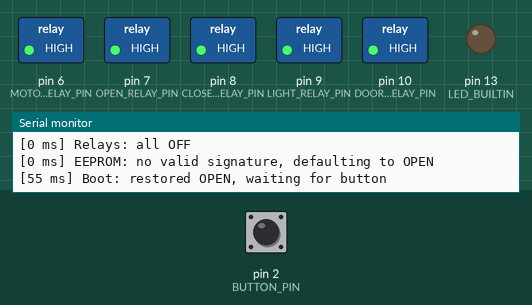
Simulated run of this sketch. Board: Arduino Uno, built with avr-gcc and run on an emulated ATmega328P. Shown: switched loads named in the sketch (green lamp = pin HIGH), output pins drawn as LEDs (lit = HIGH), the last lines printed to the serial monitor. The inputs (shaded band) are chosen by the test bench; at power-on: pin 2 (BUTTON_PIN) HIGH. Sleep ends after the set time or at an interrupt; EEPROM starts erased.

Above: at 1.3 s.
1.4 s: pin 2 (BUTTON_PIN) pulled LOW for 0.15 s
At 2.9 s:
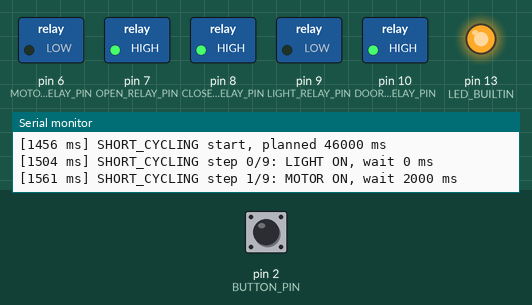
4.5 s: pin 2 (BUTTON_PIN) pulled LOW for 1 s
At 4.9 s:
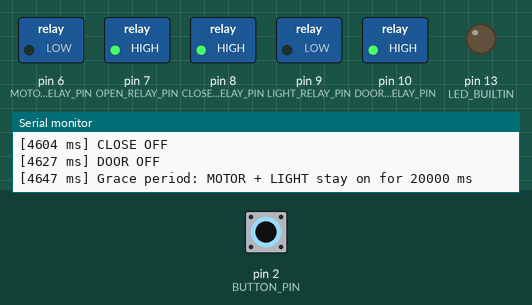
7.0 s: pin 2 (BUTTON_PIN) pulled LOW for 0.15 s
At 8.7 s:
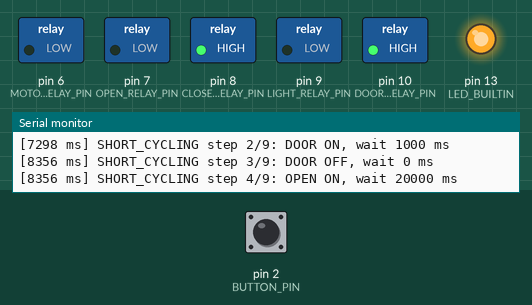
9.9 s: pin 2 (BUTTON_PIN) pulled LOW for 3.2 s
At 10.3 s:
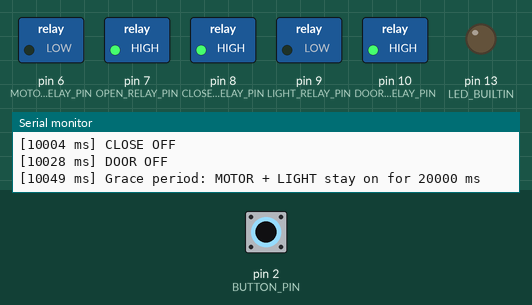
14.6 s: pin 2 (BUTTON_PIN) pulsed LOW 5 times (0.12 s each, 0.3 s apart)
At 15.7 s:
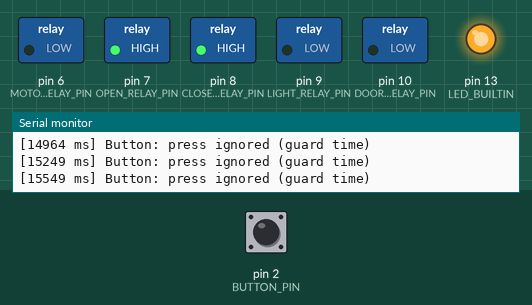
Timing chart, 0 to 37.4 s (numbered marks = the images above; inputs shaded):
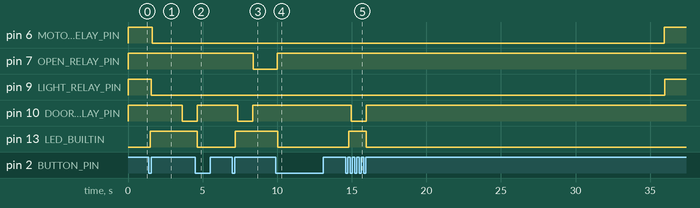

Measured:
- after the input at 1.4 s, pin 6 (MOTOR_RELAY_PIN): HIGH → LOW after 0.22 s; pin 9 (LIGHT_RELAY_PIN): HIGH → LOW after 0.16 s; pin 10 (DOOR_RELAY_PIN): HIGH → LOW after 2.2 s; pin 13 (LED_BUILTIN): LOW → HIGH after 0.10 s
- after the input at 4.5 s, pin 7 (OPEN_RELAY_PIN): stays HIGH (without the input it goes to LOW after 0.17 s); pin 13 (LED_BUILTIN): HIGH → LOW after 0.15 s
- after the input at 7.0 s, pin 7 (OPEN_RELAY_PIN): HIGH → LOW after 1.4 s; pin 10 (DOOR_RELAY_PIN): HIGH → LOW after 0.36 s, → HIGH 1.0 s later; pin 13 (LED_BUILTIN): LOW → HIGH after 0.18 s
- after the input at 9.9 s, pin 7 (OPEN_RELAY_PIN): LOW → HIGH after 0.10 s; pin 13 (LED_BUILTIN): HIGH → LOW after 0.15 s
- after the input at 14.6 s, pin 6 (MOTOR_RELAY_PIN): LOW → HIGH after 21.4 s instead of 15.4 s; pin 9 (LIGHT_RELAY_PIN): LOW → HIGH after 21.4 s instead of 15.5 s; pin 10 (DOOR_RELAY_PIN): HIGH → LOW after 0.36 s, → HIGH 0.99 s later; pin 13 (LED_BUILTIN): LOW → HIGH after 0.19 s, → LOW 1.2 s later

The sketch:

Portail47v2.ino
```cpp
/*
  Gate controller — Portail47v2

  States
    CLOSED          gate closed, everything off
    LONG_CYCLING    one continuous sequence: open, hold open (long), close
    SHORT_CYCLING   same sequence with a short hold: re-opens a gate left open, then closes it
    OPEN            gate stopped somewhere (aborted cycle, or restored after a power loss)

  Transitions
    CLOSED     --button-->          LONG_CYCLING
    OPEN       --button-->          SHORT_CYCLING
    *_CYCLING  --button-->          OPEN    (gate stops at once; MOTOR + LIGHT stay on for a grace period)
    *_CYCLING  --cycle complete-->  CLOSED

  EEPROM only ever holds OPEN or CLOSED: OPEN is written as soon as any cycle starts, CLOSED only
  when a cycle completes. Power-on restores that state and does nothing else.

  Button input: the ISR only timestamps a falling edge. The main loop accepts it as a press if the
  input is still LOW after BUTTON_DEBOUNCE_MS, and at least BUTTON_GUARD_MS after the last press.

  Every timing is in the ON-SITE TUNING block below. Relays are active LOW.
*/

#include <EEPROM.h>
#include <avr/sleep.h>

// ============================ ON-SITE TUNING ============================
// All durations in milliseconds.

// Button / RF input
const uint32_t BUTTON_DEBOUNCE_MS = 50;    // input must still be LOW this long after the falling edge
const uint32_t BUTTON_GUARD_MS    = 1000;  // presses closer than this to the last accepted one are ignored

// Cycle (order of use: see cycleSteps[])
const uint32_t T_MOTOR_SPINUP_MS    = 2000;   // motor running before anything moves
const uint32_t T_LATCH_PULSE_MS     = 1000;   // door latch held to release the gate
const uint32_t T_OPEN_TRAVEL_MS     = 20000;  // OPEN valve on: gate travelling open
const uint32_t T_HOLD_OPEN_LONG_MS  = 60000;  // gate held open, long cycle
const uint32_t T_HOLD_OPEN_SHORT_MS = 2000;   // gate held open, short cycle
const uint32_t T_CLOSE_TRAVEL_MS    = 20000;  // CLOSE valve on: gate travelling closed
const uint32_t T_CLOSE_SETTLE_MS    = 1000;   // after CLOSE valve off, before MOTOR and LIGHT go off

// Abort
const uint32_t T_ABORT_GRACE_MS     = 20000;  // MOTOR + LIGHT kept on after an abort, waiting for another press

// Safety: a cycle running longer than its planned length plus this margin triggers an emergency stop
const uint32_t CYCLE_WATCHDOG_MARGIN_MS = 30000;
// ========================================================================

// ----- Pins -----
#define MOTOR_RELAY_PIN 6
#define OPEN_RELAY_PIN  7
#define CLOSE_RELAY_PIN 8
#define LIGHT_RELAY_PIN 9
#define DOOR_RELAY_PIN  10

#define BUTTON_PIN 2       // RF receiver / push button, pulls the input to GND

#define RELAY_ON  LOW
#define RELAY_OFF HIGH

const long SERIAL_BAUD = 9600;

// ----- EEPROM layout -----
const uint8_t EEPROM_SIGNATURE = 0x48;   // was 0x47 with the old 4-state layout, which is now ignored
const int EEPROM_ADDR_SIG = 0;
const int EEPROM_ADDR_STATE = 1;

// ----- State machine -----
enum GateState : uint8_t {
  CLOSED = 0,
  OPEN = 1,
  LONG_CYCLING = 2,
  SHORT_CYCLING = 3
};

GateState gateState = CLOSED;

// ----- Button (shared with the ISR) -----
volatile bool buttonEdgePending = false;
volatile uint32_t buttonEdgeMs = 0;
uint32_t lastPressMs = 0;

// ----- Cycle definition -----
struct Step {
  uint8_t pin;
  uint8_t value;            // RELAY_ON / RELAY_OFF
  const uint32_t *waitMs;   // wait after this step before the next one
};

const uint32_t NO_WAIT = 0;
uint32_t cycleSpinupMs = 0;   // T_MOTOR_SPINUP_MS, or 0 when the motor is still running from an aborted cycle
uint32_t cycleHoldMs = 0;     // T_HOLD_OPEN_LONG_MS or T_HOLD_OPEN_SHORT_MS

// One cycle = open + hold + close. MOTOR and LIGHT stay on from the first steps to the last ones.
const Step cycleSteps[] = {
  { LIGHT_RELAY_PIN, RELAY_ON,  &NO_WAIT },
  { MOTOR_RELAY_PIN, RELAY_ON,  &cycleSpinupMs },
  { DOOR_RELAY_PIN,  RELAY_ON,  &T_LATCH_PULSE_MS },
  { DOOR_RELAY_PIN,  RELAY_OFF, &NO_WAIT },
  { OPEN_RELAY_PIN,  RELAY_ON,  &T_OPEN_TRAVEL_MS },
  { OPEN_RELAY_PIN,  RELAY_OFF, &cycleHoldMs },
  { CLOSE_RELAY_PIN, RELAY_ON,  &T_CLOSE_TRAVEL_MS },
  { CLOSE_RELAY_PIN, RELAY_OFF, &T_CLOSE_SETTLE_MS },
  { MOTOR_RELAY_PIN, RELAY_OFF, &NO_WAIT },
  { LIGHT_RELAY_PIN, RELAY_OFF, &NO_WAIT },
};
const int CYCLE_STEP_COUNT = sizeof(cycleSteps) / sizeof(Step);

// ----- Cycle runtime -----
int stepIndex = -1;           // -1 => no cycle running
uint32_t stepStartMs = 0;
uint32_t cycleStartMs = 0;
uint32_t cycleLimitMs = 0;    // watchdog limit for the running cycle

// ----- Abort grace period -----
bool graceActive = false;     // MOTOR + LIGHT still on after an abort
uint32_t graceStartMs = 0;

// ----- Logging helpers (strings kept in flash via F() to save RAM) -----
const __FlashStringHelper *stateName(GateState s) {
  switch (s) {
    case CLOSED:        return F("CLOSED");
    case OPEN:          return F("OPEN");
    case LONG_CYCLING:  return F("LONG_CYCLING");
    case SHORT_CYCLING: return F("SHORT_CYCLING");
  }
  return F("UNKNOWN");
}

const __FlashStringHelper *pinName(uint8_t pin) {
  switch (pin) {
    case MOTOR_RELAY_PIN: return F("MOTOR");
    case OPEN_RELAY_PIN:  return F("OPEN");
    case CLOSE_RELAY_PIN: return F("CLOSE");
    case LIGHT_RELAY_PIN: return F("LIGHT");
    case DOOR_RELAY_PIN:  return F("DOOR");
  }
  return F("?");
}

// Prints "[<millis> ms] " at the start of each log line
void logPrefix() {
  Serial.print('[');
  Serial.print(millis());
  Serial.print(F(" ms] "));
}

bool isCycling() {
  return gateState == LONG_CYCLING || gateState == SHORT_CYCLING;
}

// ----- Relay helpers -----
void setRelay(uint8_t pin, uint8_t value) {
  logPrefix();
  Serial.print(pinName(pin));
  Serial.println(value == RELAY_ON ? F(" ON") : F(" OFF"));
  digitalWrite(pin, value);
}

void allRelaysOff() {
  logPrefix();
  Serial.println(F("Relays: all OFF"));
  digitalWrite(MOTOR_RELAY_PIN, RELAY_OFF);
  digitalWrite(OPEN_RELAY_PIN, RELAY_OFF);
  digitalWrite(CLOSE_RELAY_PIN, RELAY_OFF);
  digitalWrite(DOOR_RELAY_PIN, RELAY_OFF);
  digitalWrite(LIGHT_RELAY_PIN, RELAY_OFF);
  digitalWrite(LED_BUILTIN, LOW);
}

// ----- EEPROM persistence (only CLOSED or OPEN) -----
void saveStoredState(GateState s) {
  bool changed = EEPROM.read(EEPROM_ADDR_SIG) != EEPROM_SIGNATURE
              || EEPROM.read(EEPROM_ADDR_STATE) != (uint8_t)s;
  logPrefix();
  Serial.print(F("EEPROM: "));
  Serial.print(stateName(s));
  Serial.println(changed ? F(" saved") : F(" (unchanged)"));
  // EEPROM.update only writes bytes that differ, sparing EEPROM wear
  EEPROM.update(EEPROM_ADDR_SIG, EEPROM_SIGNATURE);
  EEPROM.update(EEPROM_ADDR_STATE, (uint8_t)s);
}

// Unknown or invalid content is treated as OPEN: the gate position can't be trusted,
// and the next press runs a short cycle, which always ends closed.
GateState loadStoredState() {
  if (EEPROM.read(EEPROM_ADDR_SIG) != EEPROM_SIGNATURE) {
    logPrefix();
    Serial.println(F("EEPROM: no valid signature, defaulting to OPEN"));
    return OPEN;
  }
  uint8_t stored = EEPROM.read(EEPROM_ADDR_STATE);
  if (stored == CLOSED || stored == OPEN) {
    logPrefix();
    Serial.print(F("EEPROM: loaded "));
    Serial.println(stateName((GateState)stored));
    return (GateState)stored;
  }
  logPrefix();
  Serial.print(F("EEPROM: invalid stored value "));
  Serial.print(stored);
  Serial.println(F(", defaulting to OPEN"));
  return OPEN;
}

// ----- Cycle -----
void applyStep(const Step &s) {
  logPrefix();
  Serial.print(stateName(gateState));
  Serial.print(F(" step "));
  Serial.print(stepIndex);
  Serial.print('/');
  Serial.print(CYCLE_STEP_COUNT - 1);
  Serial.print(F(": "));
  Serial.print(pinName(s.pin));
  Serial.print(s.value == RELAY_ON ? F(" ON") : F(" OFF"));
  Serial.print(F(", wait "));
  Serial.print(*s.waitMs);
  Serial.println(F(" ms"));
  digitalWrite(s.pin, s.value);
  stepStartMs = millis();
}

uint32_t plannedCycleMs() {
  uint32_t total = 0;
  for (int i = 0; i < CYCLE_STEP_COUNT; i++) total += *cycleSteps[i].waitMs;
  return total;
}

void startCycle(GateState kind) {
  bool motorRunning = graceActive;   // left on by an aborted cycle
  graceActive = false;
  cycleSpinupMs = motorRunning ? 0 : T_MOTOR_SPINUP_MS;
  cycleHoldMs = (kind == LONG_CYCLING) ? T_HOLD_OPEN_LONG_MS : T_HOLD_OPEN_SHORT_MS;

  // From now until a cycle completes, a power loss must leave the gate recorded as OPEN
  saveStoredState(OPEN);

  gateState = kind;
  cycleStartMs = millis();
  cycleLimitMs = plannedCycleMs() + CYCLE_WATCHDOG_MARGIN_MS;

  logPrefix();
  Serial.print(stateName(kind));
  Serial.print(F(" start, planned "));
  Serial.print(plannedCycleMs());
  Serial.println(F(" ms"));
  if (motorRunning) {
    logPrefix();
    Serial.println(F("Motor still running from the aborted cycle: spin-up skipped"));
  }

  digitalWrite(LED_BUILTIN, HIGH);
  stepIndex = 0;
  applyStep(cycleSteps[0]);
}

void finishCycle() {
  logPrefix();
  Serial.print(stateName(gateState));
  Serial.print(F(" complete in "));
  Serial.print(millis() - cycleStartMs);
  Serial.println(F(" ms -> CLOSED"));
  stepIndex = -1;
  allRelaysOff();   // the last steps already did this; makes the CLOSED outputs explicit
  gateState = CLOSED;
  saveStoredState(CLOSED);
}

// Button during a cycle: stop the gate now, keep MOTOR + LIGHT on for the grace period
void abortCycle() {
  logPrefix();
  Serial.print(stateName(gateState));
  Serial.print(F(" aborted at step "));
  Serial.print(stepIndex);
  Serial.println(F(" -> OPEN"));
  stepIndex = -1;
  setRelay(OPEN_RELAY_PIN, RELAY_OFF);
  setRelay(CLOSE_RELAY_PIN, RELAY_OFF);
  setRelay(DOOR_RELAY_PIN, RELAY_OFF);
  digitalWrite(LED_BUILTIN, LOW);
  gateState = OPEN;   // EEPROM already holds OPEN since the cycle started

  graceActive = true;
  graceStartMs = millis();
  logPrefix();
  Serial.print(F("Grace period: MOTOR + LIGHT stay on for "));
  Serial.print(T_ABORT_GRACE_MS);
  Serial.println(F(" ms"));
}

void emergencyStop() {
  logPrefix();
  Serial.print(F("!!! WATCHDOG: "));
  Serial.print(stateName(gateState));
  Serial.print(F(" exceeded "));
  Serial.print(cycleLimitMs);
  Serial.println(F(" ms, emergency stop -> OPEN"));
  stepIndex = -1;
  graceActive = false;
  allRelaysOff();
  gateState = OPEN;
  saveStoredState(OPEN);
}

// Advance through every step whose wait has elapsed (zero waits chain in the same call)
void runCycle() {
  if (millis() - cycleStartMs > cycleLimitMs) {
    emergencyStop();
    return;
  }
  while (millis() - stepStartMs >= *cycleSteps[stepIndex].waitMs) {
    if (++stepIndex >= CYCLE_STEP_COUNT) {
      finishCycle();
      return;
    }
    applyStep(cycleSteps[stepIndex]);
  }
}

void updateGrace() {
  if (!graceActive || millis() - graceStartMs < T_ABORT_GRACE_MS) return;
  graceActive = false;
  logPrefix();
  Serial.println(F("Grace period over"));
  setRelay(MOTOR_RELAY_PIN, RELAY_OFF);
  setRelay(LIGHT_RELAY_PIN, RELAY_OFF);
}

// ----- Button -----
// ISR: only timestamp the first falling edge; pollButton() decides whether it was a real press
void onButtonEdge() {
  if (!buttonEdgePending) {
    buttonEdgeMs = millis();
    buttonEdgePending = true;
  }
}

// Returns true once per accepted press
bool pollButton() {
  if (!buttonEdgePending) return false;

  noInterrupts();   // 32-bit value written by the ISR
  uint32_t edgeMs = buttonEdgeMs;
  interrupts();

  uint32_t now = millis();
  if (now - edgeMs < BUTTON_DEBOUNCE_MS) return false;

  bool stillLow = digitalRead(BUTTON_PIN) == LOW;
  buttonEdgePending = false;   // re-arm the ISR

  if (!stillLow) {
    logPrefix();
    Serial.println(F("Button: edge rejected (input not held LOW, noise/bounce)"));
    return false;
  }
  if (now - lastPressMs < BUTTON_GUARD_MS) {
    logPrefix();
    Serial.println(F("Button: press ignored (guard time)"));
    return false;
  }
  lastPressMs = now;
  return true;
}

void handleButtonPress() {
  logPrefix();
  Serial.print(F("Button press in state "));
  Serial.println(stateName(gateState));

  switch (gateState) {
    case CLOSED:
      startCycle(LONG_CYCLING);
      break;
    case OPEN:
      startCycle(SHORT_CYCLING);
      break;
    case LONG_CYCLING:
    case SHORT_CYCLING:
      abortCycle();
      break;
  }
}

void setup() {
  Serial.begin(SERIAL_BAUD);
  Serial.println();
  logPrefix();
  Serial.println(F("=== Gate controller boot ==="));

  // Drive the outputs OFF before making them outputs, so no relay clicks at boot
  allRelaysOff();
  pinMode(LED_BUILTIN, OUTPUT);
  pinMode(MOTOR_RELAY_PIN, OUTPUT);
  pinMode(OPEN_RELAY_PIN, OUTPUT);
  pinMode(CLOSE_RELAY_PIN, OUTPUT);
  pinMode(LIGHT_RELAY_PIN, OUTPUT);
  pinMode(DOOR_RELAY_PIN, OUTPUT);

  pinMode(BUTTON_PIN, INPUT_PULLUP);
  attachInterrupt(digitalPinToInterrupt(BUTTON_PIN), onButtonEdge, FALLING);

  // Restore the state only: nothing moves after a power cut
  gateState = loadStoredState();
  logPrefix();
  Serial.print(F("Boot: restored "));
  Serial.print(stateName(gateState));
  Serial.println(F(", waiting for button"));
}

void loop() {
  if (pollButton()) handleButtonPress();
  if (isCycling()) runCycle();
  updateGrace();

  // Sleep until the next interrupt: the button ISR, or the Timer0 tick (~1 ms) that drives millis().
  // An interrupt landing just before the sleep only delays the next pass by one tick.
  set_sleep_mode(SLEEP_MODE_IDLE);
  sleep_mode();
}
```
